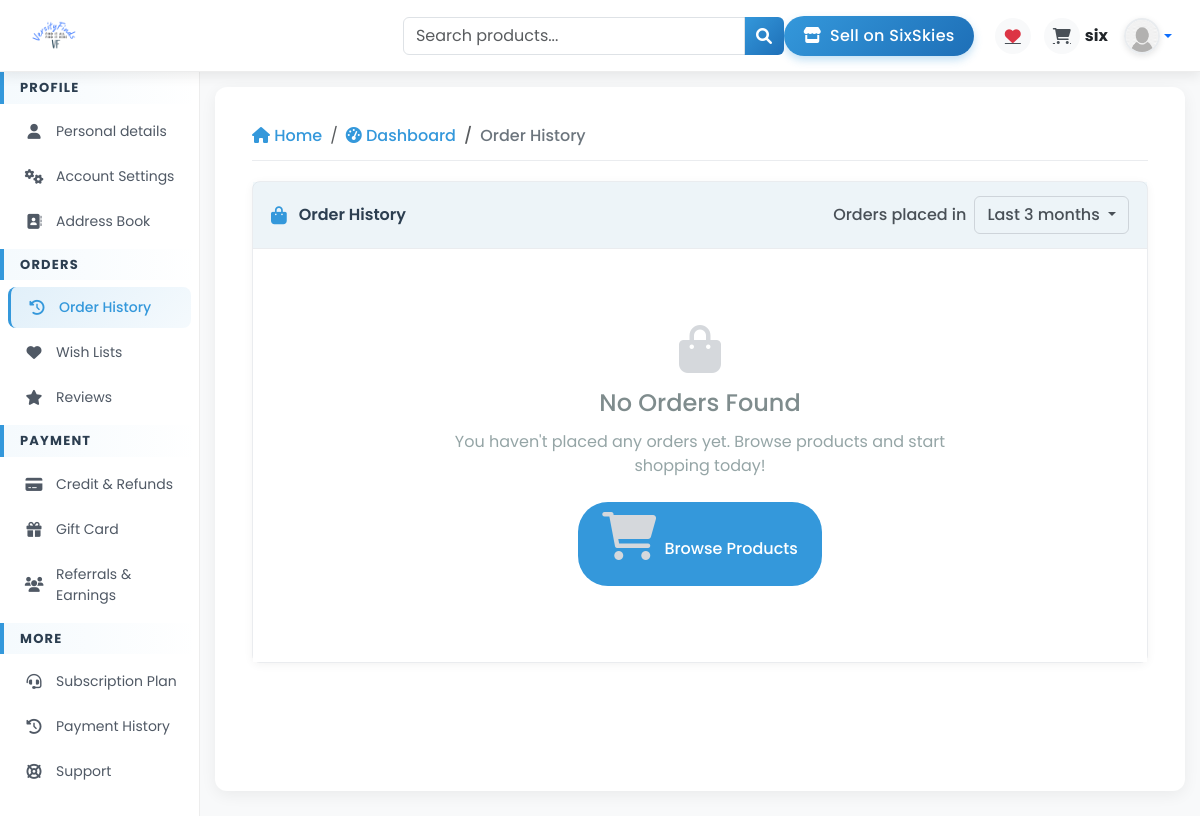
/account/dashboard/order_history/ (signed in), run on an earlier commit of the app's database.
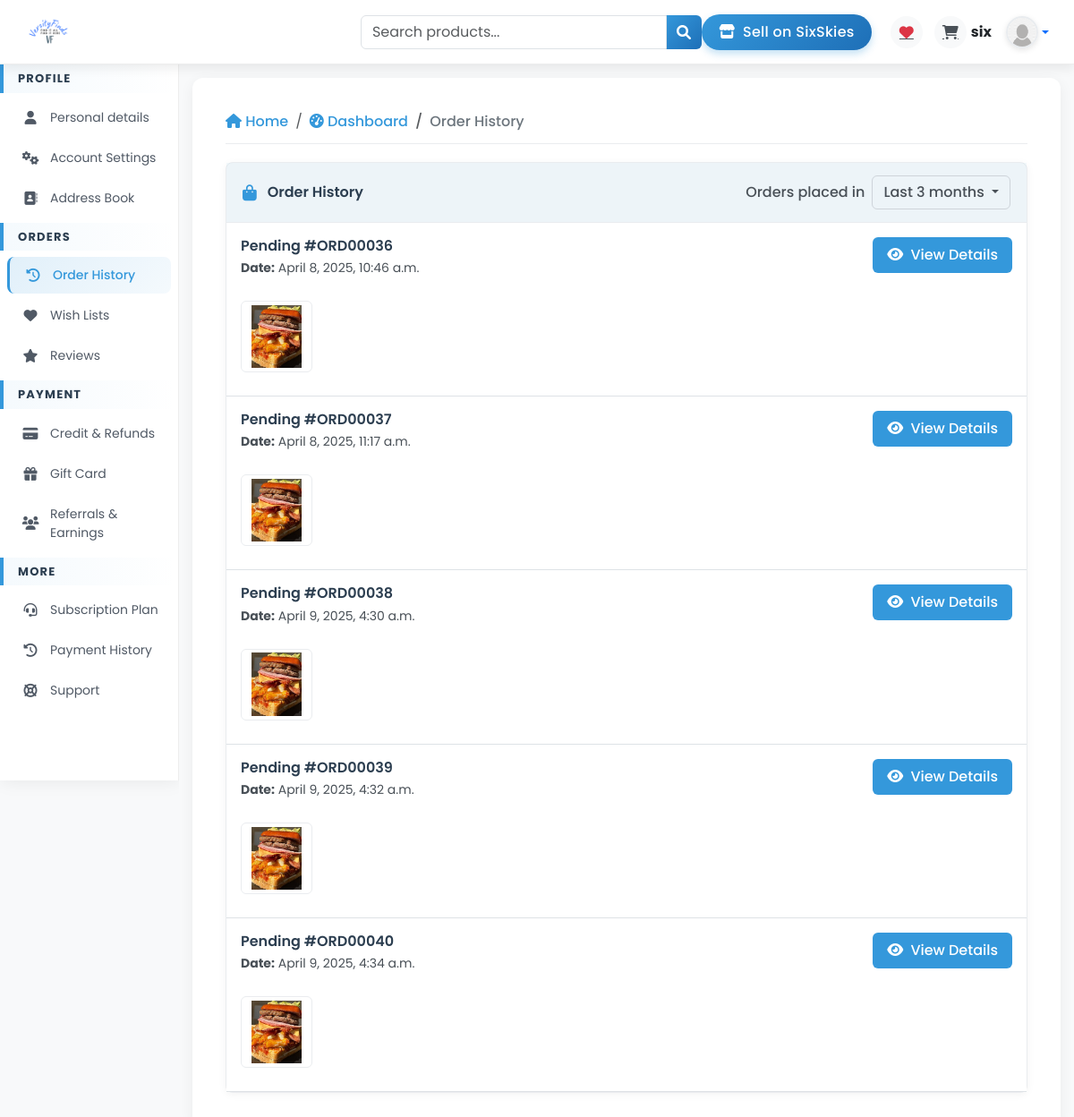
And on a later commit of the database.
### seller/wrap_models/orders_model.py (models this page shows, shortened)
class Order(models.Model):
    id = models.AutoField(primary_key=True)  # Auto-incrementing ID
    order_id = models.CharField(max_length=20, unique=True, blank=True)  # Custom Order ID
    user = models.ForeignKey(User, on_delete=models.CASCADE)  # Link to User
    business = models.ForeignKey(BusinessInformation, on_delete=models.CASCADE)
    total_amount = models.DecimalField(max_digits=10, decimal_places=2)  # Order Total
    delivery_method = models.CharField(max_length=50,null=True)
    status = models.CharField(
        max_length=20,
        choices=[("Pending", "Pending"), ("Processing", "Processing"),("On route", "On route"), ("Delivered", "Delivered"), ("Failed", "Failed")],
        default="Pending"
    )
    created_at = models.DateTimeField(auto_now_add=True)

class OrderItem(models.Model):
    order = models.ForeignKey(Order, on_delete=models.CASCADE, related_name="order_items")
    product = models.ForeignKey(Product, on_delete=models.CASCADE)
    quantity = models.PositiveIntegerField(default=1)
    created_at = models.DateTimeField(auto_now_add=True)

### seller/wrap_models/product_model.py (models this page shows, shortened)
class Product(models.Model):
    CATEGORIES = [
        ('dropship', 'Dropship'),
        ('food', 'Food & Beverages'),
        ('clothing', 'Clothing'),
        ('technology', 'Technology'),
        ('other', 'Other'),
    ]
    STATUS_CHOICES = [
        ('active', 'Active'),
        ('inactive', 'Inactive'),
        ('pending', 'Pending'),
        ('banned', 'banned'),
        ('reected', 'rejected'),
    ]
    business = models.ForeignKey(BusinessInformation, on_delete=models.CASCADE, related_name="products")
    name = models.CharField(max_length=200)
    category = models.CharField(max_length=50, choices=CATEGORIES, default='other')
    price = models.DecimalField(max_digits=10, decimal_places=2)
    quantity = models.PositiveIntegerField()
    description = models.TextField()
    small_description = models.TextField(null=True)
    status = models.CharField(max_length=50, choices=STATUS_CHOICES, default="pending")
    is_flagged = models.BooleanField(default=False)
    sales = models.PositiveIntegerField(default=0)
    timestamp = models.DateTimeField(auto_now_add=True, null=True)
    image = models.ImageField(upload_to="uploads/")

### user/views.py (the view)
# urls.py: path('dashboard/order_history/', views.order_history, name='order_history'),
@login_required_custom
def order_history(request):
    orders = Order.objects.filter(user=request.user).all()
    return render(request, 'home/order_history.html',{'orders':orders})

### user/utils.py (called while the page is built)
def login_required_custom(view_func):
    @wraps(view_func)
    def _wrapped_view(request, *args, **kwargs):
        if request.user.is_authenticated:
            return view_func(request, *args, **kwargs)
        return redirect('signin')  # Redirect to login page if not authenticated
    return _wrapped_view

### user/templates/home/order_history.html (shortened to what this page needs)
{% extends 'home/base.html' %}
{% load static %}
{% block content %}
<div class="container">
    <nav aria-label="breadcrumb">
        <ol class="breadcrumb">
            <li class="breadcrumb-item">
                <a href="{% url 'home' %}"><i class="fas fa-home mr-1"></i> Home</a>
            </li>
            <li class="breadcrumb-item">
                <a href="{% url 'dash' %}"><i class="fas fa-tachometer-alt mr-1"></i> Dashboard</a>
            </li>
            <li class="breadcrumb-item active" aria-current="page">Order History</li>
        </ol>
    </nav>
    <div class="profile-card">
        <div class="card-header">
            <div class="d-flex align-items-center">
                <i class="fas fa-shopping-bag"></i>
                <h5>Order History</h5>
            </div>
            <div class="d-flex align-items-center">
                <span class="filter-label d-none d-md-block">Orders placed in</span>
                <div class="dropdown">
                    <button class="btn btn-filter dropdown-toggle" type="button" id="dropdownMenuButton" data-bs-toggle="dropdown" aria-expanded="false">
                        Last 3 months
                    </button>
                </div>
            </div>
        </div>
        {% if orders %}
        <div class="card-body p-0">
            {% for order in orders %}
            <div class="border-bottom p-3">
                <div class="d-flex justify-content-between align-items-start mb-3">
                    <div class="order-header-info">
                        <h6>{{order.status}} #{{order.order_id}}</h6>
                        <p><strong>Date:</strong> {{order.created_at}}</p>
                    </div>
                    <a class="btn btn-view" href="{% url 'order_details' order.id %}">
                        <i class="fas fa-eye me-1"></i> View Details
                    </a>
                </div>
                <div class="product-container">
                    {% for order_item in order.order_items.all %}
                    <div class="product-thumbnail">
                        <img src="{{order_item.product.image.url}}" alt="{{order_item.product.name}}">
                    </div>
                    {% endfor %}
                </div>
            </div>
            {% endfor %}
        </div>
        {% else %}
        <div class="card-body">
            <div class="empty-state">
                <i class="fas fa-shopping-bag"></i>
                <h4>No Orders Found</h4>
                <p>You haven't placed any orders yet. Browse products and start shopping today!</p>
                <a href="{% url 'home' %}" class="btn btn-browse">
                    <i class="fas fa-shopping-cart me-1"></i> Browse Products
                </a>
            </div>
        </div>
        {% endif %}
    </div>
</div>
{% endblock content %}

### user/templates/home/base.html (shortened to what this page needs)
<!DOCTYPE html>
<html lang="en">
<head>
    {% load static %}
    <link rel="stylesheet" href="{% static 'css/bootstrap.min.css' %}">
    <link rel="stylesheet" href="https://cdnjs.cloudflare.com/ajax/libs/font-awesome/6.0.0-beta3/css/all.min.css">
    <link rel="stylesheet" href="{% static 'css/message.css' %}">
</head>
<body>
</head>
<body>
<nav id="navbar" class="navbar navbar-expand-lg navbar-light">
    <div class="container-fluid">
        <img class="nav-logo" src="{% static '/images/Finds.png' %}" alt="Logo">
        <div class="desktop-elements d-flex align-items-center">
            <form method="POST" class="forms desktop-search-form">
                <div class="input-group">
                    <input type="text" class="form-control" placeholder="Search products..." aria-label="Search" aria-describedby="search-addon">
                    <span class="input-group-text bg-primary" id="search-addon">
                        <i class="fa fa-search text-white"></i>
                    </span>
                </div>
            </form>
            <a href="{% url 'business' %}" class="btn sell-button me-3">
                <i class="fas fa-store me-1"></i> Sell on SixSkies
            </a>
            <div class="nav-icon-container">
                <a class="nav-icon position-relative me-2" href="{% url 'wish_lists' %}">
                    <i class="fas fa-heart text-danger"></i>
                </a>
                <a class="nav-icon position-relative" href="{% url 'cart' %}">
                    <i class="fas fa-shopping-cart"></i>
                </a>
            </div>
            <div class="user-profile">
                <div class="me-2">
                    <div class="fw-bold">{{user.username}}</div>
                </div>
                <div class="dropdown">
                    <a class="dropdown-toggle d-flex align-items-center" href="#" role="button" id="profileDropdown" data-bs-toggle="dropdown" aria-expanded="false">
                        <img src="{% static 'images/default_profile.png' %}" alt="Profile" class="rounded-circle">
                    </a>
                </div>
            </div>
        </div>
    </div>
</nav>
<div class="container-fluid">
    <div class="row">
        {% url 'dash' as dash_url %}
        {% if request.path != dash_url %}
        <div class="col-md-3 col-lg-2 px-0 sidebar-container">
            <div class="sidebar" id="sidebar">
                <div class="sidebar-section">
                    <div class="section-header">
                        <h5 class="fw-bold">Profile</h5>
                    </div>
                    <ul class="nav flex-column">
                        <li class="nav-item">
                            <a class="nav-link" href="{% url 'profile' %}">
                                <i class="fas fa-user"></i>
                                <span>Personal details</span>
                            </a>
                        </li>
                        <li class="nav-item">
                            <a class="nav-link" href="{% url 'account_settings' %}">
                                <i class="fas fa-cogs"></i>
                                <span>Account Settings</span>
                            </a>
                        </li>
                        <li class="nav-item">
                            <a class="nav-link" href="{% url 'address' %}">
                                <i class="fas fa-address-book"></i>
                                <span>Address Book</span>
                            </a>
                        </li>
                    </ul>
                </div>
                <div class="sidebar-section">
                    <div class="section-header">
                        <h5 class="fw-bold">Orders</h5>
                    </div>
                    <ul class="nav flex-column">
                        <li class="nav-item">
                            <a class="nav-link" href="{% url 'order_history' %}">
                                <i class="fas fa-history"></i>
                                <span>Order History</span>
                            </a>
                        </li>
                        <li class="nav-item">
                            <a class="nav-link" href="{% url 'wish_lists' %}">
                                <i class="fas fa-heart"></i>
                                <span>Wish Lists</span>
                            </a>
                        </li>
                        <li class="nav-item">
                            <a class="nav-link" href="{% url 'buyer_reviews' %}">
                                <i class="fas fa-star"></i>
                                <span>Reviews</span>
                            </a>
                        </li>
                    </ul>
                </div>
                <div class="sidebar-section">
                    <div class="section-header">
                        <h5 class="fw-bold">Payment</h5>
                    </div>
                    <ul class="nav flex-column">
                        <li class="nav-item">
                            <a class="nav-link" href="{% url 'credit' %}">
                                <i class="fas fa-credit-card"></i>
                                <span>Credit & Refunds</span>
                            </a>
                        </li>
                        <li class="nav-item">
                            <a class="nav-link" href="{% url 'gift_card' %}">
                                <i class="fas fa-gift"></i>
                                <span>Gift Card</span>
                            </a>
                        </li>
                        <li class="nav-item">
                            <a class="nav-link" href="{% url 'referrals_earnings' %}">
                                <i class="fas fa-users"></i>
                                <span>Referrals & Earnings</span>
                            </a>
                        </li>
                    </ul>
                </div>
                <div class="sidebar-section">
                    <div class="section-header">
                        <h5 class="fw-bold">More</h5>
                    </div>
                    <ul class="nav flex-column">
                        <li class="nav-item">
                            <a class="nav-link" href="{% url 'subscription_plan' %}">
                                <i class="fas fa-headset"></i>
                                <span>Subscription Plan</span>
                            </a>
                        </li>
                        <li class="nav-item">
                            <a class="nav-link" href="{% url 'payment_history' %}">
                                <i class="fas fa-history"></i>
                                <span>Payment History</span>
                            </a>
                        </li>
                        <li class="nav-item">
                            <a class="nav-link" href="{% url 'buyer_support' %}">
                                <i class="fas fa-life-ring"></i>
                                <span>Support</span>
                            </a>
                        </li>
                    </ul>
                </div>
            </div>
        </div>
        {% endif %}
        <div class="{% if request.path == dash_url %}col-12{% else %}col-md-9 col-lg-10{% endif %} content-area">
            <div class="content-inner">
                {% block content %}{% endblock content %}
            </div>
        </div>
    </div>
</div>
</body>
</html>

### user/templates/home/base.html (style rules this page uses)
body { font-family: 'Poppins', sans-serif; background-color: #f8f9fa; }
.nav-logo { height: 55px; width: auto; }
#navbar { box-shadow: 0 4px 12px rgba(0, 0, 0, 0.08); padding: 0.5rem 1rem; background: white; border-bottom: 1px solid rgba(230, 230, 230, 0.7); }
.sell-button { background: linear-gradient(135deg, #3498db, #1e6fb7); border: none; border-radius: 20px; padding: 0.5rem 1.2rem; color: white; font-weight: 500; transition: all 0.3s; box-shadow: 0 4px 8px rgba(52, 152, 219, 0.3); letter-spacing: 0.3px; }
.nav-icon-container { display: flex; align-items: center; }
.nav-icon { width: 36px; height: 36px; display: flex; align-items: center; justify-content: center; border-radius: 50%; margin: 0 5px; background: #f8f9fa; color: #495057; transition: all 0.2s; position: relative; overflow: hidden; }
.nav-icon:after { content: ''; position: absolute; top: 50%; left: 50%; width: 5px; height: 5px; background: rgba(52, 152, 219, 0.5); opacity: 0; border-radius: 100%; transform: scale(1, 1) translate(-50%); transform-origin: 50% 50%; }
.user-profile { display: flex; align-items: center; cursor: pointer; }
.user-profile img { width: 36px; height: 36px; border-radius: 50%; margin-left: 8px; border: 2px solid #e9ecef; box-shadow: 0 2px 6px rgba(0, 0, 0, 0.1); transition: all 0.3s; }
.sidebar { background: white; color: #000; height: 100%; width: 100%; min-height: calc(100vh - 56px); box-shadow: 1px 0 20px rgba(0, 0, 0, 0.08); padding: 0; transition: all 0.3s ease; overflow-y: auto; max-height: 100vh; border-right: 1px solid rgba(230, 230, 230, 0.7); }
.sidebar-section { padding: 0; margin-bottom: 5px; }
.section-header { padding: 8px 16px; border-left: 4px solid #3498db; margin-bottom: 5px; background: linear-gradient(to right, rgba(52, 152, 219, 0.05), transparent); }
.section-header h5 { color: #2c3e50; font-size: 13px; margin-bottom: 0; text-transform: uppercase; letter-spacing: 1.2px; font-weight: 600; }
.sidebar .nav-item { padding: 0; margin: 2px 8px; border-radius: 8px; transition: all 0.2s ease; }
.sidebar .nav-link { display: flex; align-items: center; color: #505965; padding: 10px 14px; border-radius: 8px; transition: all 0.3s ease; font-size: 14px; }
.sidebar .nav-link i { font-size: 15px; min-width: 24px; margin-right: 10px; text-align: center; transition: all 0.3s ease; }
.sidebar .nav-item.active { background: linear-gradient(135deg, rgba(52, 152, 219, 0.15), rgba(52, 152, 219, 0.05)); border-left: 3px solid #3498db; }
.sidebar .nav-item.active .nav-link { color: #3498db; font-weight: 500; }
.sidebar .nav-item.active i { color: #3498db; }
.content-area { background-color: #f8f9fa; min-height: calc(100vh - 66px); padding: 15px; }
.content-inner { background-color: #ffffff; border-radius: 12px; box-shadow: 0 4px 16px rgba(0, 0, 0, 0.06); min-height: calc(100vh - 96px); padding: 25px; transition: all 0.3s ease; }
.input-group-text { background: linear-gradient(135deg, #3498db, #1e6fb7); color: white; border: none; transition: all 0.3s; }

What changed in the data, as far as the page shows it:
added Order: status "Pending", order_id "ORD00036", created_at "April 8, 2025, 10:46 a.m."
added OrderItem: product.image (picture), shown under "Pending"
added Order: status "Pending", order_id "ORD00037", created_at "April 8, 2025, 11:17 a.m."
added OrderItem: product.image (picture), shown under "Pending"
added Order: status "Pending", order_id "ORD00038", created_at "April 9, 2025, 4:30 a.m."
added OrderItem: product.image (picture), shown under "Pending"
added Order: status "Pending", order_id "ORD00039", created_at "April 9, 2025, 4:32 a.m."
added OrderItem: product.image (picture), shown under "Pending"
added Order: status "Pending", order_id "ORD00040", created_at "April 9, 2025, 4:34 a.m."
added OrderItem: product.image (picture), shown under "Pending"
Also different on the page:
text no longer shown: "No Orders Found You haven't placed any orders yet. Browse products and start shopping today! Browse Products"
